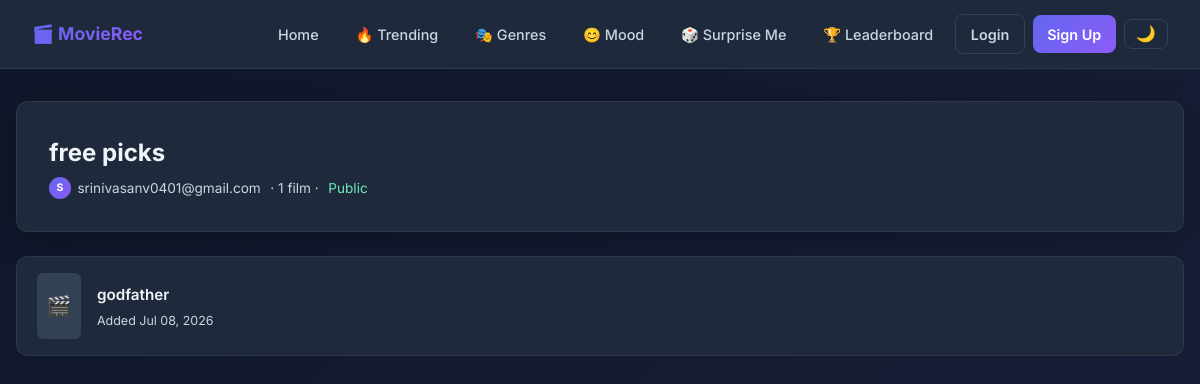
The page /lists/srinivasanv0401gmailcom-free-picks-687622/ on the database its author committed.
### recommender/models.py (models this page shows, shortened)
class MovieList(models.Model):
    owner = models.ForeignKey(User, on_delete=models.CASCADE, related_name='movie_lists')
    title = models.CharField(max_length=150)
    description = models.TextField(blank=True, max_length=500)
    slug = models.SlugField(max_length=180, unique=True, blank=True)
    is_public = models.BooleanField(default=True)
    created_at = models.DateTimeField(auto_now_add=True)
    updated_at = models.DateTimeField(auto_now=True)
    class Meta:
        ordering = ['-updated_at']

class MovieListItem(models.Model):
    movie_list = models.ForeignKey(MovieList, on_delete=models.CASCADE, related_name='items')
    movie_title = models.CharField(max_length=255)
    note = models.CharField(max_length=255, blank=True)
    poster_url = models.URLField(blank=True)
    added_at = models.DateTimeField(auto_now_add=True)
    class Meta:
        unique_together = ('movie_list', 'movie_title')
        ordering = ['added_at']

### recommender/views.py (the view)
# urls.py: path('lists/<slug:slug>/', views.list_detail, name='list_detail'),
@require_http_methods(["GET"])
def list_detail(request, slug):
    ml = get_object_or_404(MovieList, slug=slug)
    if not ml.is_public and ml.owner != request.user:
        return redirect('recommender:lists_browse')
    items = ml.items.all()
    return render(request, 'recommender/list_detail.html', {'movie_list': ml, 'items': items})

### recommender/templates/recommender/list_detail.html (shortened to what this page needs)
{% extends 'recommender/base.html' %}
{% block content %}
<div class="page">
    <div class="card" style="margin-bottom:1.5rem">
        <div style="display:flex;align-items:flex-start;justify-content:space-between;gap:1rem;flex-wrap:wrap">
            <div>
                <h1 style="font-size:1.5rem;font-weight:700;margin-bottom:.3rem">{{ movie_list.title }}</h1>
                <div style="display:flex;align-items:center;gap:.6rem;font-size:.85rem;color:var(--text-muted)">
                    <a href="{% url 'recommender:public_profile' movie_list.owner.username %}" style="display:flex;align-items:center;gap:.4rem;color:var(--text-muted);text-decoration:none">
                        <div style="width:22px;height:22px;border-radius:50%;background:linear-gradient(135deg,var(--primary),var(--secondary));display:flex;align-items:center;justify-content:center;font-size:.65rem;font-weight:700;color:#fff">{{ movie_list.owner.username|first|upper }}</div>
                        {{ movie_list.owner.username }}
                    </a>
                    · {{ items.count }} film{{ items.count|pluralize }}
                    · {% if movie_list.is_public %}<span style="color:#6ee7b7">Public</span>{% else %}<span>Private</span>{% endif %}
                </div>
            </div>
        </div>
    </div>
    {% if items %}
    <div style="display:flex;flex-direction:column;gap:.75rem" id="itemsList">
        {% for item in items %}
        <div class="list-item" id="item-{{ forloop.counter }}">
            <div class="item-poster">
                {% if item.poster_url %}<img src="{{ item.poster_url }}" alt="{{ item.movie_title }}">{% else %}🎬{% endif %}
            </div>
            <div style="flex:1;min-width:0">
                <a href="{% url 'recommender:movie_detail' item.movie_title %}" style="font-weight:600;font-size:.95rem;color:var(--text);text-decoration:none;transition:var(--transition)" onmouseover="this.style.color='var(--primary)'" onmouseout="this.style.color='var(--text)'">{{ item.movie_title }}</a>
                <p style="color:var(--text-muted);font-size:.78rem;margin-top:.2rem">Added {{ item.added_at|date:"M d, Y" }}</p>
            </div>
        </div>
        {% endfor %}
    </div>
    {% else %}
    <div class="empty">
        <div class="empty-icon">🎬</div>
        <p>This list is empty. {% if user == movie_list.owner %}Add movies from any movie's detail page.{% endif %}</p>
    </div>
    {% endif %}
</div>
{% endblock %}

### recommender/templates/recommender/base.html (style rules this page uses)
* { margin:0;padding:0;box-sizing:border-box }
:root { --primary:#6366f1;--primary-dark:#4f46e5;--secondary:#8b5cf6; --bg:#0f172a;--surface:#1e293b;--surface-light:#334155; --text:#f1f5f9;--text-muted:#cbd5e1;--error:#ef4444;--success:#10b981; --radius:12px;--transition:all 0.3s cubic-bezier(0.4,0,0.2,1); }
body { font-family:'Inter',sans-serif;background:linear-gradient(135deg,var(--bg) 0%,#1a1f3a 100%);color:var(--text);min-height:100vh;line-height:1.6;transition:background .3s,color .3s }
.page { max-width:1200px;margin:0 auto;padding:2rem 1rem 4rem }
.card { background:var(--surface);border-radius:var(--radius);padding:2rem;border:1px solid rgba(255,255,255,.07);box-shadow:0 8px 32px rgba(0,0,0,.25) }

### recommender/templates/recommender/list_detail.html (style rules this page uses)
.list-item { background:var(--surface);border-radius:var(--radius);padding:1rem 1.25rem;border:1px solid rgba(255,255,255,.07);display:flex;align-items:center;gap:1rem;transition:var(--transition) }
.item-poster { width:44px;height:66px;border-radius:6px;object-fit:cover;background:var(--surface-light);flex-shrink:0;display:flex;align-items:center;justify-content:center;font-size:1.25rem }

### rows shown on the page
MovieList: title "free picks", owner.username|first "S", owner.username "srinivasanv0401@gmail.com", count "1"
MovieListItem: movie_title "godfather", added_at "Jul 08, 2026"
